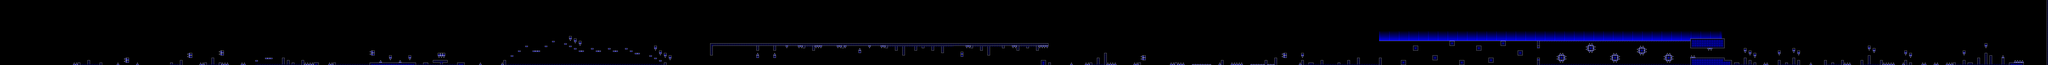

Below is a game level as drawn by its tile map, then a one-line description and the .tmx that defines it (tile-layer data replaced by summaries):
An orthogonal 842x27 tile map with 16x16 px tiles, 2 tile layers (l2, l1), 2 tilesets and 287 objects.

<map version="1.10" tiledversion="1.11.0" orientation="orthogonal" renderorder="right-down" width="842" height="27" tilewidth="16" tileheight="16" infinite="0" nextlayerid="8" nextobjectid="748">
 <editorsettings>
  <export target="dryout.json" format="json" />
 </editorsettings>
 <properties>
  <property name="BG" type="color" value="#ffff284f" />
  <property name="Difficulty" value="NORMAL" />
  <property name="GROUND" type="color" value="#ffff0033" />
  <property name="Gamemode" type="int" value="0" />
  <property name="Level name" value="DRY OUT" />
  <property name="Song" value="STEREOMA" />
  <property name="Speed" type="int" value="1" />
  <property name="Stars" type="int" value="4" />
 </properties>
 <tileset firstgid="1" source="famidash.tsx" />
 <tileset firstgid="513" source="sprites.tsx" />
 <layer id="4" name="l2" width="842" height="27">
  <data>[22734 cells, 22680 non-empty, 8 distinct tile ids]</data>
 </layer>
 <layer id="1" name="l1" width="842" height="27">
  <data>[22734 cells, 22734 non-empty, 42 distinct tile ids]</data>
 </layer>
 <objectgroup id="7" name="SP">
  <!-- 287 objects omitted --></objectgroup>
</map>
<!-- 287 of 287 objects omitted -->
